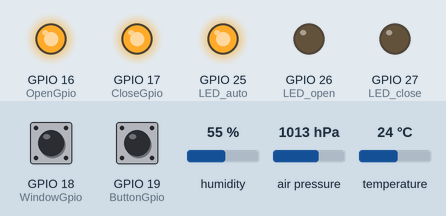
The program below on a simulated ESP32. On the bench: output pins drawn as LEDs (lit = HIGH). Inputs (shaded band) come from the test bench; at power-on: GPIO 19 (ButtonGpio) HIGH, GPIO 18 (WindowGpio) HIGH, humidity 55 %, air pressure 1013 hPa, temperature 24 °C. WiFi joins after 1.5 s; servers stay silent unless stated; network time is answered at once with the bench clock; the local clock reads 2024-03-15 10:24:30 at power-on unless the program sets it; storage starts empty; no MQTT or app messages arrive unless stated; not simulated (calls return 0 or success): WLAN_Credentials.h.

Above: at 3.2 s.
3.3 s: GPIO 19 (ButtonGpio) pulled LOW for 1 s
At 4.5 s:
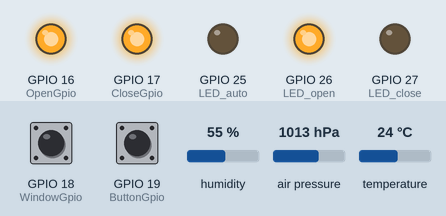
At 7.8 s:
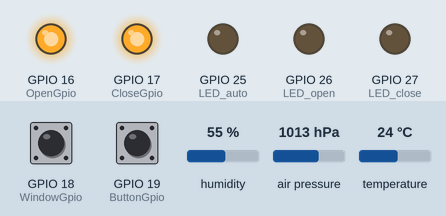
13.5 s: GPIO 19 (ButtonGpio) pulled LOW for 3.2 s
At 15.0 s:
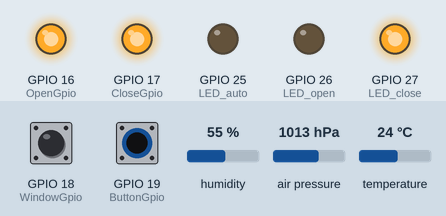
Timing chart, 0 to 29.5 s (numbered marks = the images above; inputs shaded):
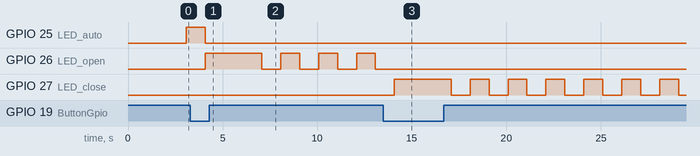

Measured:
- after the input at 3.3 s, GPIO 25 (LED_auto): goes on until 4.1 s, then stays LOW; GPIO 26 (LED_open): LOW → HIGH after 0.77 s, then repeats every 2.0 s: LOW 1.0 s, HIGH 1.0 s
- after the input at 13.5 s, GPIO 26 (LED_open): stops changing and stays LOW; GPIO 27 (LED_close): LOW → HIGH after 0.59 s, then repeats every 2.0 s: LOW 1.0 s, HIGH 1.0 s

The program:

main.cpp
```cpp
#include <Arduino.h>


#include <Wire.h>
#include <Adafruit_BME280.h>
#include <SPI.h>
//#include <Adafruit_Sensor.h>
#include <string>

#include <AsyncTCP.h>
#include <ESPAsyncWebServer.h>
#include "SPIFFS.h"
#include <Arduino_JSON.h>
#include <AsyncElegantOTA.h>
#include <NTPClient.h>
#include <WiFiUdp.h>

#include "WLAN_Credentials.h"
#include "config.h"
#include "wifi_mqtt.h"


// NTP
WiFiUDP ntpUDP;
NTPClient timeClient(ntpUDP);
long My_time = 0;
long Start_time;
long Up_time;
long U_days;
long U_hours;
long U_min;
long U_sec;

// Timers auxiliar variables
long now = millis();
char strtime[8];


Adafruit_BME280 bme; // I2C

/*
used GPIOs
BMNE280: SDA = 21  SCL = 22

Fensterschalter = 18
Taster = 19

Motorsteuerung = 16 & 17

LEDs  25 = auto  26 = open  27 = close

*/
// variables for BME280
bool status;
int BME280_scanIntervall = 20000;  // in milliseconds
long BME280lastScan = 0;
float BME_Temp;
float BME_Hum;
float BME_Pres;
long  BME_Time;

// mode set by IP-Symcon or Button
int Mode = 1;   // 1 = auto  2 = open  3 = closed

// variables for LED
int LED_auto = 25;
int LED_open = 26;
int LED_close = 27;
bool led = 1;

// Fensterkontakt
bool WindowState;
int WindowGpio = 18;
int Window_scanIntervall = 1000;  // in milliseconds
long WindowlastScan = 0;

// Taster
int ButtonGpio = 19;
int Button_scanIntervall = 1000;  // in milliseconds
long ButtonlastScan = -1000;

// Motor Fenster
bool ButtonState;
int OpenGpio = 16;
int CloseGpio = 17;
int MotorDuration = 15000; //  in milliseconds
long MotorStart = 0;


// Create AsyncWebServer object on port 80
AsyncWebServer Asynserver(80);

// Create a WebSocket object
AsyncWebSocket ws("/ws");

// end of definitions -----------------------------------------------------

// Initialize SPIFFS
void initSPIFFS() {
  if (!SPIFFS.begin()) {
    // Serial.println("An error has occurred while mounting LittleFS");
  }
  // Serial.println("LittleFS mounted successfully");
}

String getOutputStates(){
  JSONVar myArray;

  U_days = Up_time / 86400;
  U_hours = (Up_time % 86400) / 3600;
  U_min = (Up_time % 3600) / 60;
  U_sec = (Up_time % 60);

  myArray["cards"][0]["c_text"] = Hostname;
  myArray["cards"][1]["c_text"] = WiFi.dnsIP().toString() + "   /   " + String(VERSION);
  myArray["cards"][2]["c_text"] = String(WiFi.RSSI());
  myArray["cards"][3]["c_text"] = String(MQTT_INTERVAL) + "ms";
  myArray["cards"][4]["c_text"] = String(U_days) + " days " + String(U_hours) + ":" + String(U_min) + ":" + String(U_sec);
  myArray["cards"][5]["c_text"] = "WiFi = " + String(WiFi_reconnect) + "   MQTT = " + String(Mqtt_reconnect);
  myArray["cards"][6]["c_text"] = String(Mode);
  myArray["cards"][7]["c_text"] = " to reboot click ok";
  myArray["cards"][8]["c_text"] = String(BME_Hum) +"%";
  myArray["cards"][9]["c_text"] = String(BME_Pres) ;
  myArray["cards"][10]["c_text"] = String(BME_Temp) + "Grad";
  myArray["cards"][11]["c_text"] = String(Mode);

  String jsonString = JSON.stringify(myArray);
  log_i("%s",jsonString.c_str());
  return jsonString;
}

void notifyClients(String state) {
  ws.textAll(state);
}

void handleWebSocketMessage(void *arg, uint8_t *data, size_t len) {
    AwsFrameInfo *info = (AwsFrameInfo*)arg;
  if (info->final && info->index == 0 && info->len == len && info->opcode == WS_TEXT) {
    data[len] = 0;   // according to AsyncWebServer documentation this is ok

    log_i("Data received: ");
    log_i("%s\n",data);

    JSONVar myObject = JSON.parse((const char *)data);
//    int value;
    int card;

    card =  myObject["card"];
//    value =  myObject["value"];
    log_i("%d", card);
//    log_i("%d",value);

    switch (card) {
      case 0:   // fresh connection
        notifyClients(getOutputStates());
        break;
      case 7:
        log_i("Reset..");
        ESP.restart();
        break;
    }
  }
}

void onEvent(AsyncWebSocket *server, AsyncWebSocketClient *client,AwsEventType type,
             void *arg, uint8_t *data, size_t len) {
  switch (type) {
    case WS_EVT_CONNECT:
      log_i("WebSocket client connected");
      break;
    case WS_EVT_DISCONNECT:
      log_i("WebSocket client disconnected");
      break;
    case WS_EVT_DATA:
      handleWebSocketMessage(arg, data, len);
      break;
    case WS_EVT_PONG:
    case WS_EVT_ERROR:
      break;
  }
}


// LED blink
void LED_blink(int stat) {

    if (stat == 0) {
      if(led == 0){
        led = 1;
      }else{
        led = 0;
      }
    }else{
      led = 1;
    }

    switch (Mode) {
      case 1:
        digitalWrite(LED_auto, led);
        digitalWrite(LED_open, 0);
        digitalWrite(LED_close, 0);
      break;
      case 2:
        digitalWrite(LED_auto, 0);
        digitalWrite(LED_open, led);
        digitalWrite(LED_close, 0);
      break;
      case 3:
        digitalWrite(LED_auto, 0);
        digitalWrite(LED_open, 0);
        digitalWrite(LED_close, led);
      break;
    }
  }

// receive MQTT messages
void MQTT_callback(String &topic, String &payload) {

  log_i("%s","Message arrived on topic: ");
  log_i("%s\n",topic);
  log_i("%s","Data : ");
  log_i("%s\n",payload);

  String windowTopic = Hostname + "/CMD/Fensterauf";
  String modeTopic = Hostname + "/CMD/Mode";

  if (topic == windowTopic ){

    LED_blink(1);
    ButtonlastScan = ButtonlastScan + MotorDuration;       // ignore pressed botton next MotorDuration seconds

    if(payload == "true"){
      log_i("%s\n","open window");
      digitalWrite(OpenGpio, LOW);
      MotorStart = millis();
    }
    if(payload == "false"){
      log_i("%s\n","close window");
      digitalWrite(CloseGpio, LOW);
      MotorStart = millis();
    }
  }

  if (topic == modeTopic ){

    if(payload == "1"){
      log_i("%s\n","Mode = auto");
      Mode = 1;
    }
    if(payload == "2"){
      log_i("%s\n","Mode = open");
      Mode = 2;
    }
    if(payload == "3"){
      log_i("%s\n","Mode = close");
      Mode = 3;
    }
  }
  notifyClients(getOutputStates());
  Mqtt_lastSend = now - MQTT_INTERVAL - 10;  // --> MQTT send !!

}

// init BME280
void setup_BME280() {
  // default settings
  // (you can also pass in a Wire library object like &Wire2)
  status = bme.begin();
  if (!bme.begin(0x76)) {
    Serial.println("Could not find a valid BME280 sensor, check wiring!");
    while (1);
  }
  log_i("%s\n","BME280 sensor connected");
  // takeForcedMeasurement must be called before each reading
  bme.setSampling(Adafruit_BME280::MODE_FORCED,
                  Adafruit_BME280::SAMPLING_X1,
                  Adafruit_BME280::SAMPLING_X1,
                  Adafruit_BME280::SAMPLING_X1,
                  Adafruit_BME280::FILTER_OFF,
                  Adafruit_BME280::STANDBY_MS_1000);
  log_i("%s\n","BME280 sensor initialized");

  bme.takeForcedMeasurement();
  BME_Temp = bme.readTemperature();
  BME_Hum = bme.readHumidity();
  BME_Pres = bme.readPressure() / 100.0F;  // /100.0F  >> forces floating point division
  log_i("%s\n","BME280 Startwert für exponentielle Glättung erstellt");
}


// read BME280 values
void BME280_scan() {

  bme.takeForcedMeasurement();
  BME_Temp = BME_Temp + (bme.readTemperature() - BME_Temp) * 0.3;
  BME_Hum = BME_Hum + (bme.readHumidity() - BME_Hum) * 0.3;
  BME_Pres = BME_Pres + (bme.readPressure() / 100.0F  - BME_Pres) * 0.3;  // /100.0F  >> forces floating point division

  notifyClients(getOutputStates());
}

// send data using Mqtt
void MQTTsend () {

  JSONVar mqtt_data,  actuators;

  String mqtt_tag = Hostname + "/STATUS";
  log_i("%s\n", mqtt_tag.c_str());

  mqtt_data["Time"] = My_time;
  mqtt_data["RSSI"] = WiFi.RSSI();
  mqtt_data["Temp"] = round (BME_Temp*10.) / 10.F;
  mqtt_data["Hum"] = round (BME_Hum*10.) / 10.F;
  mqtt_data["Pres"] = round (BME_Pres*10.) / 10.F;

  actuators["Mode"] = Mode;

  if  ( WindowState ) {
    actuators["Fensterauf"] = true;
  }
  else{
    actuators["Fensterauf"] = false;
  }

  mqtt_data["Actuators"] = actuators;

  String mqtt_string = JSON.stringify(mqtt_data);

  log_i("%s\n", mqtt_string.c_str());

  mqttClient.publish(mqtt_tag.c_str(), mqtt_string.c_str());

  notifyClients(getOutputStates());

}

void setup() {

  SERIALINIT

  log_i("setup device\n");

  // initialise LED
  pinMode(LED_auto, OUTPUT);
  pinMode(LED_open, OUTPUT);
  pinMode(LED_close, OUTPUT);

  // initialise Fensterkontakt, Taster  und Motor
  pinMode(WindowGpio, INPUT);
  pinMode(ButtonGpio, INPUT);
  pinMode(OpenGpio, OUTPUT);
  pinMode(CloseGpio, OUTPUT);
  digitalWrite (OpenGpio, HIGH);
  digitalWrite (CloseGpio, HIGH);

  log_i("setup WiFi\n");
  initWiFi();

  log_i("setup MQTT\n");
  initMQTT();
  mqttClient.onMessage(MQTT_callback);

  log_i("setup BME280\n");
  setup_BME280() ;
  delay(10);
  BME280_scan();


  initSPIFFS();

  // init Websocket
  ws.onEvent(onEvent);
  Asynserver.addHandler(&ws);

  // Route for root / web page
  Asynserver.on("/", HTTP_GET, [](AsyncWebServerRequest *request){
    request->send(SPIFFS, "/index.html", "text/html",false);
  });

  Asynserver.serveStatic("/", SPIFFS, "/");

  timeClient.begin();
  timeClient.setTimeOffset(0);
  // update UPCtime for Starttime
  timeClient.update();
  Start_time = timeClient.getEpochTime();

  // Start ElegantOTA
  AsyncElegantOTA.begin(&Asynserver);

  // Start server
  Asynserver.begin();

}

void loop() {

  ws.cleanupClients();

  // update UPCtime
    timeClient.update();
    My_time = timeClient.getEpochTime();
    Up_time = My_time - Start_time;

  now = millis();


  // perform BME280 scan
   if (now - BME280lastScan > BME280_scanIntervall) {
    BME280lastScan = now;
    BME280_scan();
  }

    // check Fensterkontakt
   if (now - WindowlastScan > Window_scanIntervall) {
    WindowlastScan = now;

    bool OldState = WindowState;
    WindowState = digitalRead(WindowGpio);
    if ((WindowState == LOW) && (OldState == HIGH)){
      MotorStart = 0;
      digitalWrite (CloseGpio, HIGH);             // window closed. switch off motor
      Mqtt_lastSend = now - MQTT_INTERVAL - 10;  // --> MQTT send !!
    }
    if ((WindowState == HIGH) && (OldState == LOW)){
      Mqtt_lastSend = now - MQTT_INTERVAL - 10;  // --> MQTT send !!
    }
  }

    // check Taster
   if (now - ButtonlastScan > Button_scanIntervall) {
    ButtonlastScan = now;
    LED_blink(0);
    ButtonState = digitalRead(ButtonGpio);
    if (ButtonState == LOW) {
      Mode = Mode + 1;
      if ( Mode == 4 ) Mode = 1;
      Mqtt_lastSend = now - MQTT_INTERVAL - 10;  // --> MQTT send !!
      ButtonlastScan = ButtonlastScan + 2000;       // ignore pressed botton next 2 seconds
      LED_blink(1);
    }
  }


  // check Motor
   if ((now - MotorStart > MotorDuration) && (MotorStart != 0 )){
      MotorStart = 0;
      digitalWrite (OpenGpio, HIGH);
      digitalWrite (CloseGpio, HIGH);
  }

  // check WiFi
  if (WiFi.status() != WL_CONNECTED  ) {
    // try reconnect every 5 seconds
    if (now - lastReconnectAttempt > 5000) {
      lastReconnectAttempt = now;              // prevents mqtt reconnect running also
      // Attempt to reconnect
      reconnect_wifi();
    }
  }


  // check if MQTT broker is still connected
  if (!mqttClient.connected()) {
    // try reconnect every 5 seconds
    if (now - lastReconnectAttempt > 5000) {
      lastReconnectAttempt = now;
      // Attempt to reconnect
      reconnect_mqtt();
    }
  } else {
    // Client connected

    mqttClient.loop();

    // send data to MQTT broker
    if (now - Mqtt_lastSend > MQTT_INTERVAL) {
    Mqtt_lastSend = now;
    MQTTsend();
    }
  }
}
```

wifi_mqtt.h
```cpp
#include <MQTT.h>
#include <WiFi.h>

// will be computed as "<HOSTNAME>_<MAC-ADDRESS>"
String Hostname;

int WiFi_reconnect = 0;

// for MQTT
long Mqtt_lastSend = 0;
long lastReconnectAttempt = 0;
int Mqtt_reconnect = -1;


// Initializes the espClient.
WiFiClient ethClient;
MQTTClient mqttClient(256);

// Initialize WiFi
void initWiFi() {
    // dynamically determine hostname
  Hostname = HOSTNAME;
  Hostname += "_";
  Hostname += WiFi.macAddress();
  Hostname.replace(":", "");

  WiFi.hostname(Hostname);
  WiFi.mode(WIFI_STA);
  WiFi.begin(ssid, password);
  log_i("Connecting to WiFi ..");
  while (WiFi.status() != WL_CONNECTED) {
    log_i(".");
    delay(1000);
  }
  log_i("%s",WiFi.localIP().toString().c_str());
}

  void initMQTT() {
  String willTopic = Hostname + "/LWT";

  log_i("setup MQTT\n");

  mqttClient.begin(ethClient);
  mqttClient.setHost(MQTT_BROKER, 1883);
  mqttClient.setWill(willTopic.c_str(), "Offline", true, 0);
}


// reconnect to WiFi
void reconnect_wifi() {
  log_i("%s\n","WiFi try reconnect");
  WiFi_reconnect = WiFi_reconnect + 1;
  WiFi.disconnect();
  WiFi.reconnect();
  delay(500);
  if (WiFi.status() == WL_CONNECTED) {
    // Once connected, publish an announcement...
    log_i("%s\n","WiFi reconnected");
  }
}

// This functions reconnects your ESP32 to your MQTT broker
void reconnect_mqtt()
{
  String willTopic = Hostname + "/LWT";
  String cmdTopic = Hostname + "/CMD/+";

  log_i("%s\n", "MQTT try reconnect");

  Mqtt_reconnect = Mqtt_reconnect + 1;

  if (mqttClient.connect(Hostname.c_str()))
  {
    log_i("%s\n", "MQTT connected");

    mqttClient.publish(willTopic.c_str(), "Online", true, 0);

    mqttClient.subscribe(cmdTopic.c_str());
  } else {
    log_i("Failed to connect to broker; error: %d\n", mqttClient.lastError());
  }
}
```

config.h
```cpp
// set hostname used for MQTT tag and WiFi
#define HOSTNAME "ESP-W-Keller"
#define MQTT_BROKER "192.168.178.15"
#define VERSION "v 5.0.1"

#define MQTT_INTERVAL 120000
#define RECONNECT_INTERVAL 5000

#if ARDUHAL_LOG_LEVEL >= ARDUHAL_LOG_LEVEL_INFO
#define SERIALINIT Serial.begin(115200);
#else
#define SERIALINIT
#endif
```
